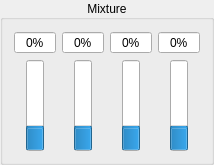
         <widget class="QGroupBox" name="groupBoxMixture">
          <property name="minimumSize">
           <size>
            <width>0</width>
            <height>0</height>
           </size>
          </property>
          <property name="title">
           <string>Mixture</string>
          </property>
          <property name="alignment">
           <set>Qt::AlignCenter</set>
          </property>
          <layout class="QGridLayout" name="gridLayout_7">
           <item row="0" column="0">
            <widget class="QWidget" name="widgetMixture_1" native="true">
             <property name="minimumSize">
              <size>
               <width>0</width>
               <height>0</height>
              </size>
             </property>
             <layout class="QGridLayout" name="gridLayout_20">
              <property name="leftMargin">
               <number>0</number>
              </property>
              <property name="topMargin">
               <number>0</number>
              </property>
              <property name="rightMargin">
               <number>0</number>
              </property>
              <property name="bottomMargin">
               <number>0</number>
              </property>
              <item row="2" column="2">
               <spacer name="spacerMixtureR_1">
                <property name="orientation">
                 <enum>Qt::Horizontal</enum>
                </property>
                <property name="sizeHint" stdset="0">
                 <size>
                  <width>1</width>
                  <height>20</height>
                 </size>
                </property>
               </spacer>
              </item>
              <item row="2" column="1">
               <widget class="QProgressBar" name="barMixture_1">
                <property name="maximumSize">
                 <size>
                  <width>18</width>
                  <height>16777215</height>
                 </size>
                </property>
                <property name="value">
                 <number>24</number>
                </property>
                <property name="textVisible">
                 <bool>false</bool>
                </property>
                <property name="orientation">
                 <enum>Qt::Vertical</enum>
                </property>
                <property name="format">
                 <string/>
                </property>
               </widget>
              </item>
              <item row="2" column="0">
               <spacer name="spacerMixtureL_1">
                <property name="orientation">
                 <enum>Qt::Horizontal</enum>
                </property>
                <property name="sizeHint" stdset="0">
                 <size>
                  <width>1</width>
                  <height>20</height>
                 </size>
                </property>
               </spacer>
              </item>
              <item row="0" column="0" colspan="3">
               <widget class="QSpinBox" name="spinBoxMixture_1">
                <property name="focusPolicy">
                 <enum>Qt::NoFocus</enum>
                </property>
                <property name="alignment">
                 <set>Qt::AlignCenter</set>
                </property>
                <property name="readOnly">
                 <bool>true</bool>
                </property>
                <property name="buttonSymbols">
                 <enum>QAbstractSpinBox::NoButtons</enum>
                </property>
                <property name="suffix">
                 <string>%</string>
                </property>
                <property name="maximum">
                 <number>100</number>
                </property>
               </widget>
              </item>
             </layout>
            </widget>
           </item>
           <item row="0" column="1">
            <widget class="QWidget" name="widgetMixture_2" native="true">
             <property name="minimumSize">
              <size>
               <width>0</width>
               <height>0</height>
              </size>
             </property>
             <layout class="QGridLayout" name="gridLayout_21">
              <property name="leftMargin">
               <number>0</number>
              </property>
              <property name="topMargin">
               <number>0</number>
              </property>
              <property name="rightMargin">
               <number>0</number>
              </property>
              <property name="bottomMargin">
               <number>0</number>
              </property>
              <item row="2" column="2">
               <spacer name="spacerMixtureR_2">
                <property name="orientation">
                 <enum>Qt::Horizontal</enum>
                </property>
                <property name="sizeHint" stdset="0">
                 <size>
                  <width>1</width>
                  <height>20</height>
                 </size>
                </property>
               </spacer>
              </item>
              <item row="2" column="1">
               <widget class="QProgressBar" name="barMixture_2">
                <property name="maximumSize">
                 <size>
                  <width>18</width>
                  <height>16777215</height>
                 </size>
                </property>
                <property name="value">
                 <number>24</number>
                </property>
                <property name="textVisible">
                 <bool>false</bool>
                </property>
                <property name="orientation">
                 <enum>Qt::Vertical</enum>
                </property>
                <property name="format">
                 <string/>
                </property>
               </widget>
              </item>
              <item row="2" column="0">
               <spacer name="spacerMixtureL_2">
                <property name="orientation">
                 <enum>Qt::Horizontal</enum>
                </property>
                <property name="sizeHint" stdset="0">
                 <size>
                  <width>1</width>
                  <height>20</height>
                 </size>
                </property>
               </spacer>
              </item>
              <item row="0" column="0" colspan="3">
               <widget class="QSpinBox" name="spinBoxMixture_2">
                <property name="focusPolicy">
                 <enum>Qt::NoFocus</enum>
                </property>
                <property name="alignment">
                 <set>Qt::AlignCenter</set>
                </property>
                <property name="readOnly">
                 <bool>true</bool>
                </property>
                <property name="buttonSymbols">
                 <enum>QAbstractSpinBox::NoButtons</enum>
                </property>
                <property name="suffix">
                 <string>%</string>
                </property>
                <property name="maximum">
                 <number>100</number>
                </property>
               </widget>
              </item>
             </layout>
            </widget>
           </item>
           <item row="0" column="2">
            <widget class="QWidget" name="widgetMixture_3" native="true">
             <property name="minimumSize">
              <size>
               <width>0</width>
               <height>0</height>
              </size>
             </property>
             <layout class="QGridLayout" name="gridLayout_22">
              <property name="leftMargin">
               <number>0</number>
              </property>
              <property name="topMargin">
               <number>0</number>
              </property>
              <property name="rightMargin">
               <number>0</number>
              </property>
              <property name="bottomMargin">
               <number>0</number>
              </property>
              <item row="2" column="2">
               <spacer name="spacerMixtureR_3">
                <property name="orientation">
                 <enum>Qt::Horizontal</enum>
                </property>
                <property name="sizeHint" stdset="0">
                 <size>
                  <width>1</width>
                  <height>20</height>
                 </size>
                </property>
               </spacer>
              </item>
              <item row="2" column="1">
               <widget class="QProgressBar" name="barMixture_3">
                <property name="maximumSize">
                 <size>
                  <width>18</width>
                  <height>16777215</height>
                 </size>
                </property>
                <property name="value">
                 <number>24</number>
                </property>
                <property name="textVisible">
                 <bool>false</bool>
                </property>
                <property name="orientation">
                 <enum>Qt::Vertical</enum>
                </property>
                <property name="format">
                 <string/>
                </property>
               </widget>
              </item>
              <item row="2" column="0">
               <spacer name="spacerMixtureL_3">
                <property name="orientation">
                 <enum>Qt::Horizontal</enum>
                </property>
                <property name="sizeHint" stdset="0">
                 <size>
                  <width>1</width>
                  <height>20</height>
                 </size>
                </property>
               </spacer>
              </item>
              <item row="0" column="0" colspan="3">
               <widget class="QSpinBox" name="spinBoxMixture_3">
                <property name="focusPolicy">
                 <enum>Qt::NoFocus</enum>
                </property>
                <property name="alignment">
                 <set>Qt::AlignCenter</set>
                </property>
                <property name="readOnly">
                 <bool>true</bool>
                </property>
                <property name="buttonSymbols">
                 <enum>QAbstractSpinBox::NoButtons</enum>
                </property>
                <property name="suffix">
                 <string>%</string>
                </property>
                <property name="maximum">
                 <number>100</number>
                </property>
               </widget>
              </item>
             </layout>
            </widget>
           </item>
           <item row="0" column="3">
            <widget class="QWidget" name="widgetMixture_4" native="true">
             <property name="minimumSize">
              <size>
               <width>0</width>
               <height>0</height>
              </size>
             </property>
             <layout class="QGridLayout" name="gridLayout_23">
              <property name="leftMargin">
               <number>0</number>
              </property>
              <property name="topMargin">
               <number>0</number>
              </property>
              <property name="rightMargin">
               <number>0</number>
              </property>
              <property name="bottomMargin">
               <number>0</number>
              </property>
              <item row="2" column="2">
               <spacer name="spacerMixtureR_4">
                <property name="orientation">
                 <enum>Qt::Horizontal</enum>
                </property>
                <property name="sizeHint" stdset="0">
                 <size>
                  <width>1</width>
                  <height>20</height>
                 </size>
                </property>
               </spacer>
              </item>
              <item row="2" column="1">
               <widget class="QProgressBar" name="barMixture_4">
                <property name="maximumSize">
                 <size>
                  <width>18</width>
                  <height>16777215</height>
                 </size>
                </property>
                <property name="value">
                 <number>24</number>
                </property>
                <property name="textVisible">
                 <bool>false</bool>
                </property>
                <property name="orientation">
                 <enum>Qt::Vertical</enum>
                </property>
                <property name="format">
                 <string/>
                </property>
               </widget>
              </item>
              <item row="2" column="0">
               <spacer name="spacerMixtureL_4">
                <property name="orientation">
                 <enum>Qt::Horizontal</enum>
                </property>
                <property name="sizeHint" stdset="0">
                 <size>
                  <width>1</width>
                  <height>20</height>
                 </size>
                </property>
               </spacer>
              </item>
              <item row="0" column="0" colspan="3">
               <widget class="QSpinBox" name="spinBoxMixture_4">
                <property name="focusPolicy">
                 <enum>Qt::NoFocus</enum>
                </property>
                <property name="alignment">
                 <set>Qt::AlignCenter</set>
                </property>
                <property name="readOnly">
                 <bool>true</bool>
                </property>
                <property name="buttonSymbols">
                 <enum>QAbstractSpinBox::NoButtons</enum>
                </property>
                <property name="suffix">
                 <string>%</string>
                </property>
                <property name="maximum">
                 <number>100</number>
                </property>
               </widget>
              </item>
             </layout>
            </widget>
           </item>
          </layout>
         </widget>
